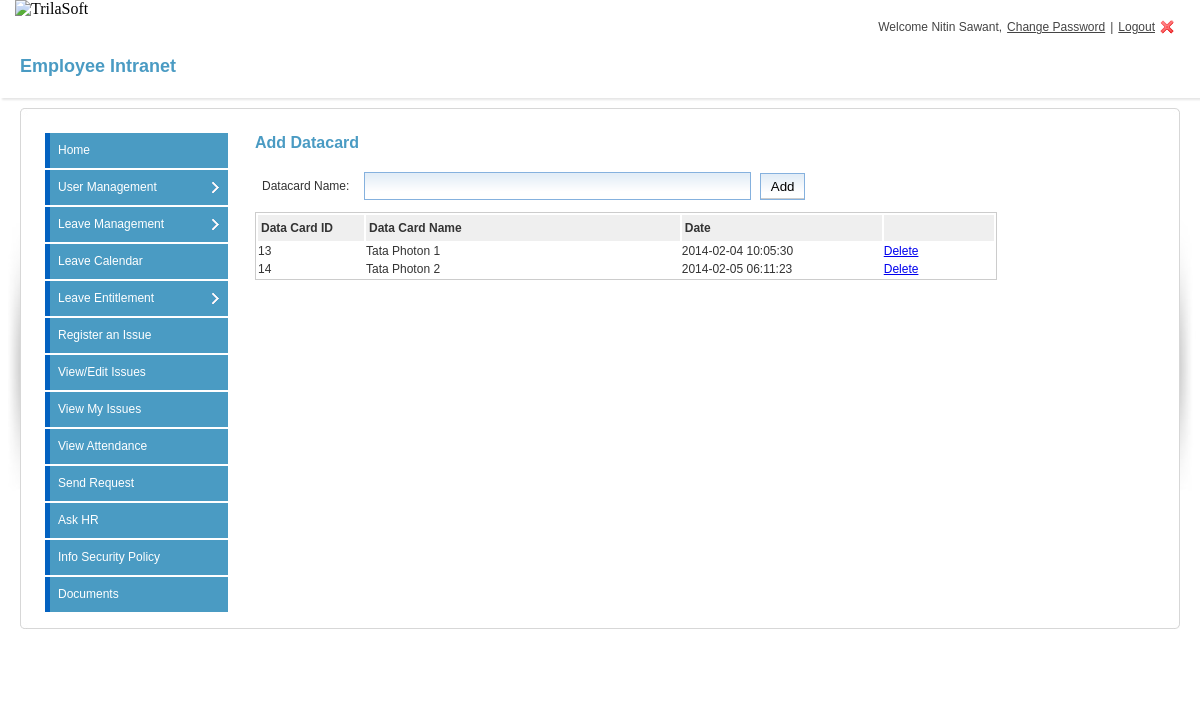
Page /adddatacard.php (signed in) on the committed database.
### tables this page shows
CREATE TABLE `employee` (
  `empid` int(11) UNSIGNED NOT NULL,
  `empcode` varchar(20) NOT NULL,
  `type` int(11) NOT NULL,
  `username` varchar(200) NOT NULL,
  `password` varchar(200) NOT NULL,
  `doj` datetime NOT NULL,
  `supemail` varchar(100) NOT NULL,
  `fname` varchar(200) NOT NULL,
  `lname` varchar(200) NOT NULL,
  `email` varchar(200) NOT NULL,
  `address` text NOT NULL,
  `coraddress` text NOT NULL,
  `contact` varchar(20) NOT NULL,
  `emergencyno` varchar(20) NOT NULL,
  `designation` varchar(200) NOT NULL,
  `dob` datetime NOT NULL,
  `photo` varchar(200) NOT NULL,
  `department` int(11) UNSIGNED NOT NULL,
  `status` varchar(255) NOT NULL,
  `userstatus` varchar(100) NOT NULL DEFAULT 'active'
);

CREATE TABLE `datacard` (
  `datacardid` int(11) UNSIGNED NOT NULL,
  `datacardname` text NOT NULL,
  `date` timestamp NOT NULL DEFAULT CURRENT_TIMESTAMP
);

### login.class.php (called while the page is built, shortened)
<?php
class Login{
    private $dbhost = 'localhost';
    private $dbuser = 'trilasof_dba';
    private $dbpass = 'redsky@123456';
    public function __construct(){
        $this->connect = mysql_connect($this->dbhost, $this->dbuser, $this->dbpass);
    }
    public function session_check() {
		if($_SESSION['permission'] != 'yes') {
                   header("location: index.php");
                    return 'you have no permission to see this page';
                }else{
                    return $_SESSION['username'];
                }
    }
}
?>

### adddatacard.php (the view, shortened to what this page needs)
<?php
include_once 'login.class.php';
$securearea = new Login();
$response = $securearea->session_check();
?>
<!DOCTYPE html>
<html>
<head>
<link rel="stylesheet" href="css/login-screen.css" type="text/css" media="screen" title="default" />
<link rel="stylesheet" href="css/form.css" type="text/css" media="screen" title="default" />
     <link rel="stylesheet" href="http://code.jquery.com/ui/1.10.1/themes/cupertino/jquery-ui.css" />
</head>
<body >
 <?php include('includes/header.php'); ?>
<div id="content-outer">
<div id="content">
	<div id="page-heading">
		<h1>Employee Intranet</h1>
	</div>
	<table border="0" width="100%" cellpadding="0" cellspacing="0" id="content-table">
	<tr>
		<th rowspan="3" class="sized"><img src="images/side_shadowleft.jpg" width="20" height="300" alt="" /></th>
		<th class="topleft"></th>
		<td id="tbl-border-top">&nbsp;</td>
		<th class="topright"></th>
		<th rowspan="3" class="sized"><img src="images/side_shadowright.jpg" width="20" height="300" alt="" /></th>
	</tr>
	<tr>
		<td id="tbl-border-left"></td>
		<td>
		<div id="content-table-inner">
			<div id="table-content">
			<div class="left_content">
           <?php
           include('includes/leftpanel.php');
           ?>
			</div>
    <div class="right_content">
     <h2>Add Datacard</h2>
         <form method="post" id="msgform" class="msgform">
		 <table style="width:100%; margin:0px; padding:5px"  >
		 <tr><td style="height:10px;"></tr>
		 <tr><td style="width:100px; line-height:25px">Datacard Name:</td>
		 <td><input type="text" name="datacardname"  style="width:100%;height:26px;" required />
		 </td>
			<td>&nbsp;</td>
			<td><input type="submit" value="Add" name="submit" style="background-color:#cccccc; color:#000000; padding:5px 10px;" ></td>
			</tr>
			</table>
        </form>
<table style="margin-top:5px;" class = "datatable table table-bordered table-striped table-hover">
<tr>
<td class="rowhead" style="width:100px;">Data Card ID</td>
<td class="rowhead">Data Card Name</td>
<td class="rowhead">Date</td>
<td class="rowhead">&nbsp;</td>
</tr>
<?php
$sql = 'Select *, DATE_FORMAT(`date`, "%d/%m/%Y") from datacard order by datacardname ASC';
$res = mysql_query($sql)or die(mysql_error());
while($row = mysql_fetch_array($res))
{
echo '<tr><td>'.$row['datacardid'].'</td><td>'.$row['datacardname'].'</td><td style="width:200px">'. $row['date'] .'</td><td><a href="adddatacard.php?sessid='.$_SESSION['sessid'].'&action=delete&datacardid='.$row['datacardid'].'">Delete</a></td></tr>';
}
?>
</table>
</div>
     	</div>
			</div>
		</div>
		<td id="tbl-border-right"></td>
	<tr>
		<th class="sized bottomleft"></th>
		<td id="tbl-border-bottom">&nbsp;</td>
		<th class="sized bottomright"></th>
	</tr>
	<div class="clear">&nbsp;</div>
</div>
<div class="clear">&nbsp;</div>
<div class="clear">&nbsp;</div>
</body>
</html>

### calendar/includes/header.php (shortened to what this page needs)
<div id="logo"> <img src="http://trilasoft.com/images/logo.png" alt="TrilaSoft" title="TrilaSoft"  />
</div>
 <div class="right_header">
<?php
if(isset($response))
{
$empid = $response;
$sql = "Select *from `employee` where `username` = '$empid'";
$res=mysql_query($sql)or die(mysql_error());
$row=mysql_fetch_object($res);
echo "Welcome " . $row->fname." ".$row->lname.", " ;
?>
<a href="changepass.php?sessid=<?php echo $_SESSION['sessid']; ?>" class="settings">Change Password</a> | <a href="index.php?val=0" class="logout">Logout</a>
</div>
<?php
}
else{
header('Location:index.php');
}
?>

### css/login-screen.css (style rules this page uses)
* { margin: 0; padding: 0; }
#logo { margin: 0px 0 11px 15px; }
img { border: 0; }
form { margin: 0; padding: 0; }
.table td, .table th { vertical-align:middle !important; }
.rowhead { background-color: #efefef; padding:3px; font-weight: bold;height:20px; }
#logo { width:200px; z-index:1; top: 14px; left: 0px; float:left; }
.right_header { display: flex; flex-flow: row wrap; justify-content: flex-end; text-align:right; color:#444; padding:20px 20px 0 0px; font-family:Arial,Helvetica,sans-serif; font-size:12px; }
.right_header a { margin:0 5px 0 5px; text-decoration:underline; color:#444; font-family:Arial,Helvetica,sans-serif; }
.right_header a.logout { background:url(../images/user_logout.png) no-repeat right; padding-right:20px; font-family:Arial,Helvetica,sans-serif; }
#content-outer { background: url(../images/content_repeat.png) repeat-x; }
#content { color: #333; font-family: Arial, Helvetica, sans-serif; font-size: 12px; line-height: 18px; margin: 0 auto 0 auto; max-width: 100%; min-width: 780px; padding: 0px 0px 30px 0px; }
#content-table { font-size: 0px; line-height: 0px; }
#content-table th.sized { height: 15px; width: 15px; padding: 0; margin: 0; font-size: 0px; line-height: 0px; }
#content-table-inner { font-size: 12px; line-height: 12px; padding: 10px 0 20px 0; }
#tbl-border-top { background: url(../images/border_bit.jpg) top repeat-x; line-height: 0;font-size: 0px; height: 15px; }
#tbl-border-bottom { background: url(../images/border_bit.jpg) bottom repeat-x; line-height: 0;font-size: 0px; height: 15px; }
#tbl-border-left { background: url(../images/border_bit.jpg) left repeat-y; }
#tbl-border-right { background: url(../images/border_bit.jpg) right repeat-y; }
#table-content { line-height: 16px; margin: 0 10px 10px 10px; min-height: 300px; }
.topleft { background: url(../images/corner_top_left.jpg) no-repeat; width:15px; height:15px; }
.topright { background: url(../images/corner_top_right.jpg) no-repeat; width:15px; height:15px; }
.bottomleft { background: url(../images/corner_bottom_left.jpg) no-repeat; width:15px; height:15px; }
.bottomright { background: url(../images/corner_bottom_right.jpg) no-repeat; width:15px; height:15px; }
#page-heading { margin: 0px 0 10px 0px; background: #fff; box-shadow: 2px 2px 2px rgba(0, 0, 0, 0.1); padding: 20px 0px 20px 20px; }
h1 { color: #4a9bc3 !important; font-family: Arial, Helvetica, sans-serif !important; font-size: 18px !important; line-height: 24px !important; font-weight: bold !important; }
h2 { color: #4a9bc3 !important; font-size: 16px !important; font-weight: bold !important; line-height: 20px !important; margin-bottom: 10px !important; }
.h1, .h2, .h3, .h4, .h5, .h6, h1, h2, h3, h4, h5, h6 { margin-bottom:0px !important; }
*, *::after, *::before { box-sizing: inherit !important; }
.left_content { width:180px; float:left; padding:0px; }
.right_content { width:750px; float:left; padding:0px 0 0 30px; }

### css/form.css (style rules this page uses)
.idle { border: solid 1px #85b1de; background-image: url( '../images/blue_bg.png' ); background-repeat: repeat-x; background-position: top; }

### adddatacard.php (style rules this page uses)
@media only screen 
and (min-device-width : 768px) 
and (max-device-width : 1024px) { .right_content { width:740px; float:left } }
.datatable { width:100%; border:1px solid #cccccc; }
form.msgform { width: 50em; }

### rows in the picture
employee: fname "Nitin", lname "Sawant"
datacard: datacardid "13", datacardname "Tata Photon 1", date "2014-02-04 10:05:30"
datacard: datacardid "14", datacardname "Tata Photon 2", date "2014-02-05 06:11:23"
